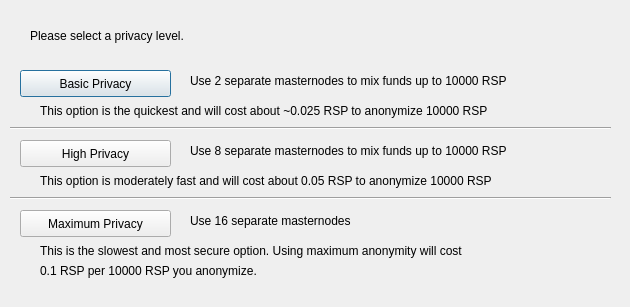
<?xml version="1.0" encoding="UTF-8"?>
<ui version="4.0">
 <class>ObfuscationConfig</class>
 <widget class="QDialog" name="ObfuscationConfig">
  <property name="geometry">
   <rect>
    <x>0</x>
    <y>0</y>
    <width>630</width>
    <height>307</height>
   </rect>
  </property>
  <property name="windowTitle">
   <string>Configure Obfuscation</string>
  </property>
  <widget class="QPushButton" name="buttonBasic">
   <property name="geometry">
    <rect>
     <x>20</x>
     <y>70</y>
     <width>151</width>
     <height>27</height>
    </rect>
   </property>
   <property name="text">
    <string>Basic Privacy</string>
   </property>
  </widget>
  <widget class="QPushButton" name="buttonHigh">
   <property name="geometry">
    <rect>
     <x>20</x>
     <y>140</y>
     <width>151</width>
     <height>27</height>
    </rect>
   </property>
   <property name="text">
    <string>High Privacy</string>
   </property>
  </widget>
  <widget class="QPushButton" name="buttonMax">
   <property name="geometry">
    <rect>
     <x>20</x>
     <y>210</y>
     <width>151</width>
     <height>27</height>
    </rect>
   </property>
   <property name="text">
    <string>Maximum Privacy</string>
   </property>
  </widget>
  <widget class="QLabel" name="label">
   <property name="geometry">
    <rect>
     <x>30</x>
     <y>20</y>
     <width>571</width>
     <height>31</height>
    </rect>
   </property>
   <property name="text">
    <string>Please select a privacy level.</string>
   </property>
  </widget>
  <widget class="QLabel" name="label_2">
   <property name="geometry">
    <rect>
     <x>190</x>
     <y>70</y>
     <width>421</width>
     <height>21</height>
    </rect>
   </property>
   <property name="text">
    <string>Use 2 separate masternodes to mix funds up to 10000 RSP</string>
   </property>
  </widget>
  <widget class="QLabel" name="label_3">
   <property name="geometry">
    <rect>
     <x>190</x>
     <y>140</y>
     <width>411</width>
     <height>21</height>
    </rect>
   </property>
   <property name="text">
    <string>Use 8 separate masternodes to mix funds up to 10000 RSP</string>
   </property>
  </widget>
  <widget class="QLabel" name="label_4">
   <property name="geometry">
    <rect>
     <x>190</x>
     <y>210</y>
     <width>421</width>
     <height>21</height>
    </rect>
   </property>
   <property name="text">
    <string>Use 16 separate masternodes</string>
   </property>
  </widget>
  <widget class="QLabel" name="label_6">
   <property name="geometry">
    <rect>
     <x>40</x>
     <y>100</y>
     <width>561</width>
     <height>21</height>
    </rect>
   </property>
   <property name="text">
    <string>This option is the quickest and will cost about ~0.025 RSP to anonymize 10000 RSP</string>
   </property>
  </widget>
  <widget class="QLabel" name="label_7">
   <property name="geometry">
    <rect>
     <x>40</x>
     <y>170</y>
     <width>561</width>
     <height>21</height>
    </rect>
   </property>
   <property name="text">
    <string>This option is moderately fast and will cost about 0.05 RSP to anonymize 10000 RSP</string>
   </property>
  </widget>
  <widget class="QLabel" name="label_8">
   <property name="geometry">
    <rect>
     <x>40</x>
     <y>240</y>
     <width>561</width>
     <height>21</height>
    </rect>
   </property>
   <property name="text">
    <string>This is the slowest and most secure option. Using maximum anonymity will cost</string>
   </property>
  </widget>
  <widget class="QLabel" name="label_9">
   <property name="geometry">
    <rect>
     <x>40</x>
     <y>260</y>
     <width>561</width>
     <height>21</height>
    </rect>
   </property>
   <property name="text">
    <string>0.1 RSP per 10000 RSP you anonymize.</string>
   </property>
  </widget>
  <widget class="Line" name="line">
   <property name="geometry">
    <rect>
     <x>10</x>
     <y>120</y>
     <width>601</width>
     <height>16</height>
    </rect>
   </property>
   <property name="orientation">
    <enum>Qt::Horizontal</enum>
   </property>
  </widget>
  <widget class="Line" name="line_2">
   <property name="geometry">
    <rect>
     <x>10</x>
     <y>190</y>
     <width>601</width>
     <height>16</height>
    </rect>
   </property>
   <property name="orientation">
    <enum>Qt::Horizontal</enum>
   </property>
  </widget>
 </widget>
 <resources/>
 <connections/>
</ui>
